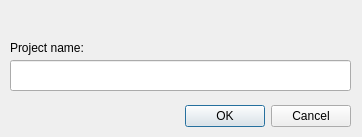
<ui version="4.0" >
 <class>New_Project_Dialog</class>
 <widget class="QDialog" name="New_Project_Dialog" >
  <property name="windowModality" >
   <enum>Qt::ApplicationModal</enum>
  </property>
  <property name="geometry" >
   <rect>
    <x>0</x>
    <y>0</y>
    <width>362</width>
    <height>137</height>
   </rect>
  </property>
  <property name="focusPolicy" >
   <enum>Qt::ClickFocus</enum>
  </property>
  <property name="windowTitle" >
   <string>Create new project</string>
  </property>
  <property name="modal" >
   <bool>true</bool>
  </property>
  <widget class="QDialogButtonBox" name="New_Project_Confirm" >
   <property name="geometry" >
    <rect>
     <x>10</x>
     <y>100</y>
     <width>341</width>
     <height>32</height>
    </rect>
   </property>
   <property name="orientation" >
    <enum>Qt::Horizontal</enum>
   </property>
   <property name="standardButtons" >
    <set>QDialogButtonBox::Cancel|QDialogButtonBox::Ok</set>
   </property>
  </widget>
  <widget class="QLabel" name="label" >
   <property name="geometry" >
    <rect>
     <x>10</x>
     <y>40</y>
     <width>121</width>
     <height>16</height>
    </rect>
   </property>
   <property name="text" >
    <string>Project name:</string>
   </property>
  </widget>
  <widget class="QLineEdit" name="Project_name" >
   <property name="geometry" >
    <rect>
     <x>10</x>
     <y>60</y>
     <width>341</width>
     <height>31</height>
    </rect>
   </property>
  </widget>
 </widget>
 <tabstops>
  <tabstop>New_Project_Confirm</tabstop>
 </tabstops>
 <resources/>
 <connections>
  <connection>
   <sender>New_Project_Confirm</sender>
   <signal>rejected()</signal>
   <receiver>New_Project_Dialog</receiver>
   <slot>close()</slot>
   <hints>
    <hint type="sourcelabel" >
     <x>180</x>
     <y>115</y>
    </hint>
    <hint type="destinationlabel" >
     <x>180</x>
     <y>68</y>
    </hint>
   </hints>
  </connection>
 </connections>
</ui>
